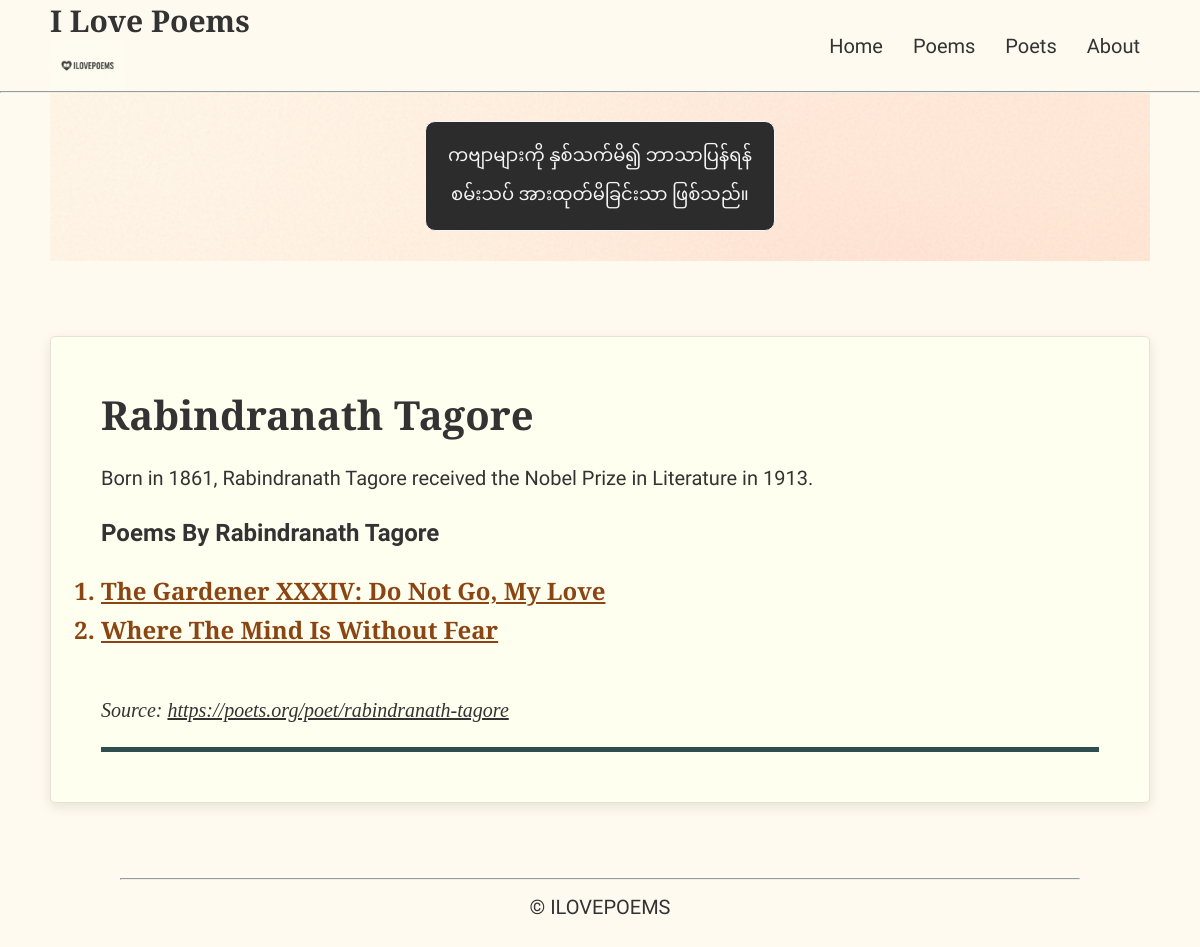
Page /poet/1/ on the earlier database version.
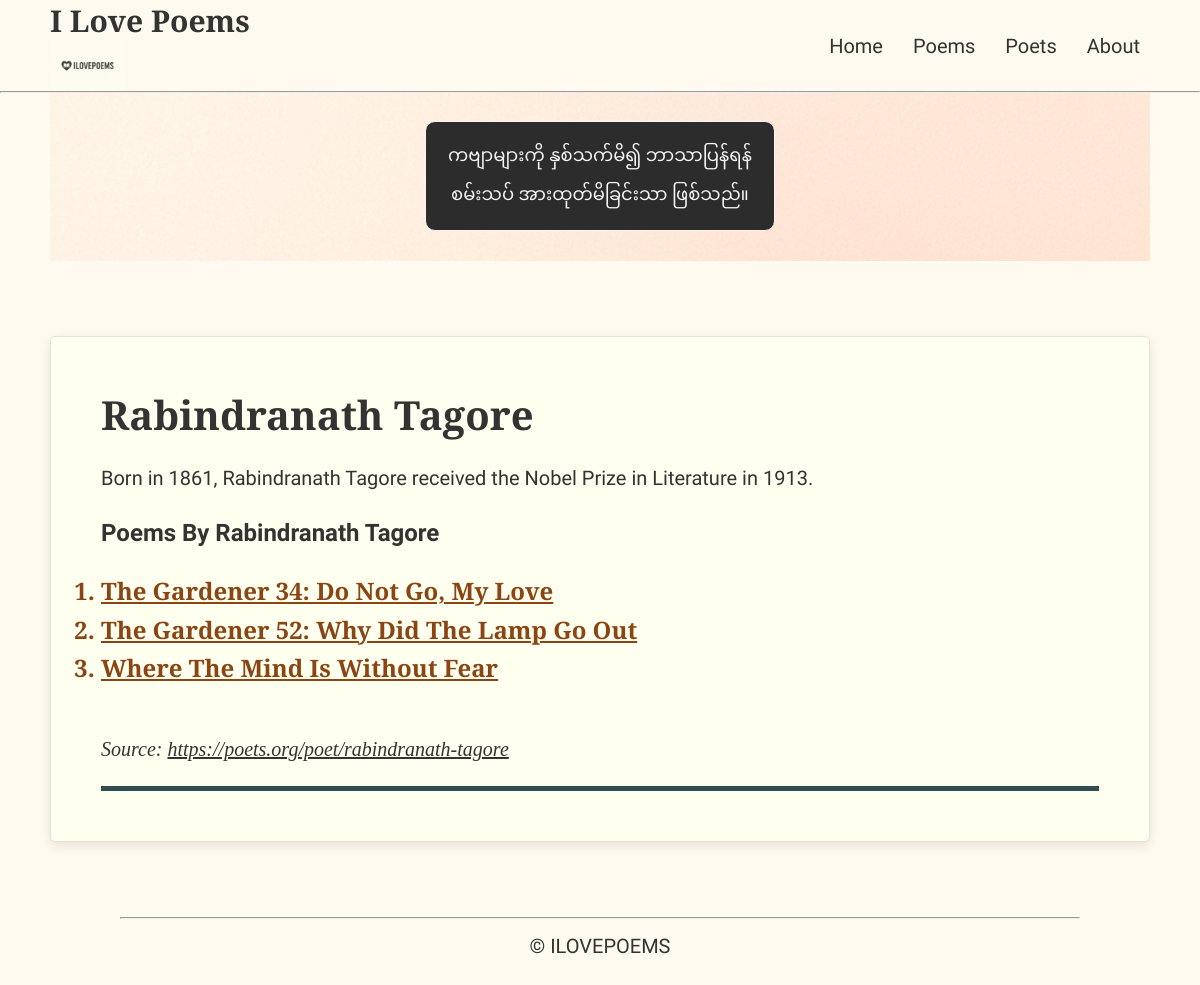
Same page on the later database version.
### poems/models.py (models this page shows, shortened)
class Poem(models.Model):
    title_en = models.CharField(max_length=200)
    title_mm = models.CharField(max_length=200)  # Myanmar title
    poem_mm = models.TextField()                  # Myanmar poem content
    poem_en = models.TextField()                  # English poem content
    about = models.TextField(blank=True)          # About the poem
    source = models.CharField(max_length=300, blank=True)
    featured = models.BooleanField(default=False)  # True/False column
    poet = models.ForeignKey('Poet', on_delete=models.CASCADE, related_name='poems')
    date_added = models.DateTimeField("date added")

### poems/views.py (the view)
# urls.py: path('poet/<int:poet_id>/', views.poet, name='poet'),
def poet(request, poet_id):
    poet = get_object_or_404(Poet, pk= poet_id)
    poem_list = Poem.objects.filter(poet= poet_id).order_by("title_en")
    context = {
        "poet": poet,
        "poem_list": poem_list
    }
    return render(request, "poems/poet.html", context)

### poems/templates/poems/poet.html
{% extends "poems/base.html" %}
{% block content %}
    <div class="poem-translation">
        <div class="poem">
            {% if poem_list %}
                <p class="poem-title_en">{{ poet.name_en }}</p>
                <p class="poem-en">{{ poet.about }}</p>
                <p class="poem-en poet_work">Poems by {{ poet.name_en }}</p>
                <ol class="list">
                    {% for poem in poem_list %}
                        <li class="poems_list_items poet">
                            <span class="poet-wrapper">
                                <a href="{% url 'poems:poem' poem.id %}" class="poet">{{ poem.title_en|striptags }}</a>
                            </span>
                        </li>
                    {% endfor %}
                </ol>
            {% endif %}
        </div>
        <div class="note poet_about">
            Source:
            <a href="{{ poet.source }}"
               class="source"
               target="_blank"
               rel="noopener noreferrer">{{ poet.source }}</a>
        </div>
        <hr class="bottom_bar">
    </div>
{% endblock content %}

Differences in the rows shown:
changed Poem: title_en "The Gardener XXXIV: Do Not Go, My Love" → "The Gardener 34: Do Not Go, My Love"
added Poem: title_en "The Gardener 52: Why Did The Lamp Go Out"
